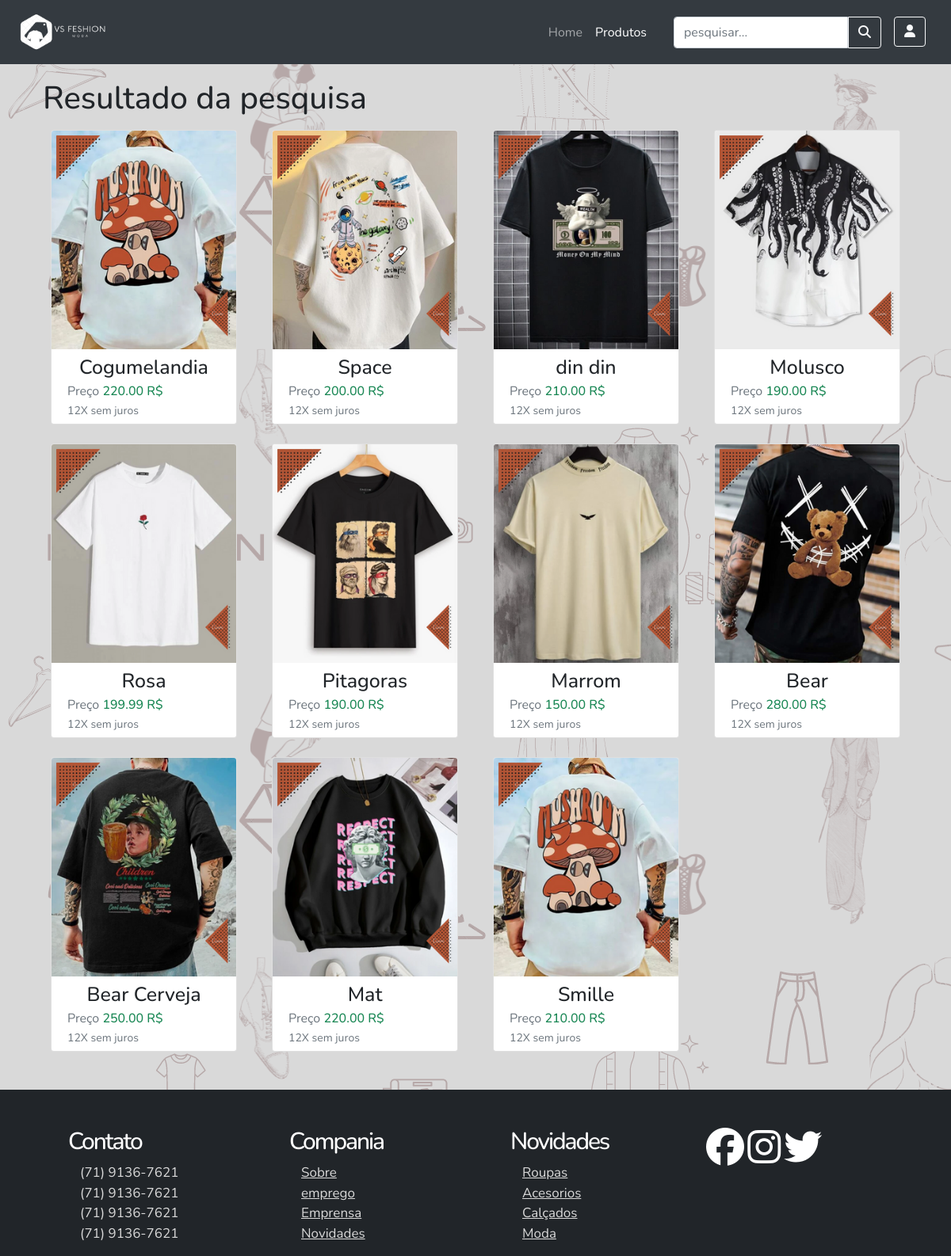
Screenshot of /pesquisa_especifico.php?estilo=camisa with the database file from the repository.
### tables this page shows
CREATE TABLE `produto` (
  `id` int(11) NOT NULL,
  `titulo` varchar(100) NOT NULL,
  `descricao` text NOT NULL,
  `genero` varchar(30) NOT NULL,
  `tamanho` varchar(20) NOT NULL,
  `preco` decimal(10,2) NOT NULL,
  `quantidade` int(7) NOT NULL,
  `estilo_roupa` varchar(40) NOT NULL,
  `name_imagem` varchar(200) DEFAULT NULL,
  `type_imagem` varchar(30) DEFAULT NULL,
  `tmp_imagem` blob DEFAULT NULL,
  `usuario_id` int(11) DEFAULT NULL,
  `administrador_id` int(11) DEFAULT NULL
);

### pesquisa_especifico.php (the view, shortened to what this page needs)
<?php
    include_once "php/conexao.php";
    $pesquisa = $_POST['pesquisa'];
    if(isset($_GET['estilo'])){
        $estilo = $_GET['estilo'];
    }else{
        header("location:produtos.php");
    }
?>
<!DOCTYPE html>
<html lang="en">
<head>
    <link rel="stylesheet" href="css/bootstrap.min.css">
    <link href="https://cdn.jsdelivr.net/npm/bootstrap@5.0.2/dist/css/bootstrap.min.css" rel="stylesheet">
    <link rel="stylesheet" href="css/estilo-produtos.css">
</head>
    <body>
        <header>
            <nav class="navbar navbar-expand-md navbar-dark bg-personalit fixed-top">
                <div class="container-fluid">
                    <a href="index.php" class="navbar-brand"><img src="imagens/Vitinho.png" alt="" width="110"></a>
                    <div class="collapse navbar-collapse" id="nav-principal">
                        <div class="ms-auto"  >
                            <ul class="navbar-nav me-2 bordabotom">
                                <li class="nav-item">
                                    <a class="nav-link" href="index.php" aria-current="page">Home</a>
                                </li>
                                <li class="nav-item">
                                    <a class="nav-link active me-3" href="produtos.php">Produtos</a>
                                </li>
                                <form action="pesquisa_especifico.php?estilo=<?php echo $estilo;?>" method="post" class="d-flex icon-mgl me-3">
                                    <input type="text" class="form-control bordal" value="<?php echo $pesquisa; ?>" name="pesquisa" placeholder="pesquisar...">
                                    <button type="submit" class="btn btn-outline-light bordar"><i class="fa-solid fa-magnifying-glass"></i></button>
                                </form>
                                <li class="nav-item dropdown">
                                    <a id="nav-botão" class=" btn btn-outline-light navbotao transicao_color dropdown-toggle" href="#" href="#" role="button" data-bs-toggle="dropdown" aria-expanded="false"><i class="fa-solid fa-user"></i></a>
                                </li>
                            </ul>
                        </div>
                </div>
            </nav>
        </header>
        <?php
        $pesquisa = $_POST['pesquisa'];
        $stmt = $pdo->prepare("SELECT * FROM produto WHERE titulo LIKE :pesquisa AND estilo_roupa = :estiloRoupa");
        $stmt->bindValue(':pesquisa', '%'.$pesquisa.'%');
        $stmt->bindParam(':estiloRoupa', $estilo);
        $stmt->execute();
        $resultados = $stmt->fetchAll(PDO::FETCH_ASSOC);
        ?>
        <section id="produtos" class="mb-mx">
            <div class="container">
                <?php if(!empty($resultados)){ ?>
                    <h1 class="text-dark mb-3">Resultado da pesquisa</h1>
                <div class="row row-cols-1 row-cols-sm-4 g-4">
                    <?php
                        foreach ($resultados as $row) {
                            $id = $row['id'];
                            $titulo = $row['titulo'];
                            $valor = $row['preco'];
                            $imagem = $row['name_imagem'];
                            $estilo = $row['estilo_roupa'];
                            $pasta = ucfirst($estilo);
                            echo '<div class="col">';
                                echo '<div class="card">';
                                    echo '<a href="tela_produto.php?id_produto='. $id .'" class="text-decoration-none">';
                                        ?><img class="card-img-top" src="imagens/<?php echo $pasta; ?>/<?php echo $imagem; ?>" alt="Card image cap"><?php
                                        echo '<div class="card-body">';
                                            echo '<h4 class="card-title text-center text-dark estilo-card-h4">' . $titulo . '</h4>';
                                            echo '<p class="card-text text-muted estilo-card-p">Preço <span class="text-success h6 estilo-card-p">' . $valor . ' R$</span> <br> <small class="">12X sem juros</small></p>';
                                        echo '</div>';
                                    echo '</a>';
                                echo '</div>';
                            echo '</div>';
                        }?>
                </div>
                <?php } ?>
            </div>
        </section>
        <footer class=" bg-dark pt-5 mt-5">
            <div class="container">
                <div class="row">
                    <div id="contato" class="col-xl-3 col-lg-3 col-md-3 col-sm-6 col-xs-4 posicao">
                        <ul>
                            <h4 class="tamanho-h4-lg tamanho-h4-xl ">Contato</h4>
                            <li><p class="tamanho-font-lg tamanho-font-xl">(71) 9136-7621</p></li>
                            <li><p class="tamanho-font-lg tamanho-font-xl">(71) 9136-7621</p></li>
                            <li><p class="tamanho-font-lg tamanho-font-xl">(71) 9136-7621</p></li>
                            <li><p class="tamanho-font-lg tamanho-font-xl">(71) 9136-7621</p></li>
                        </ul>
                    </div>
                    <div class="col-xl-3 col-lg-3 d-none col-md-3 d-md-block">
                        <ul class="">
                            <h4 class="tamanho-h4-lg tamanho-h4-xl">Compania</h4>
                            <li><a class="tamanho-font-lg tamanho-font-xl" href="">Sobre</a></li>
                            <li><a class="tamanho-font-lg tamanho-font-xl" href="">emprego</a></li>
                            <li><a class="tamanho-font-lg tamanho-font-xl" href="">Emprensa</a></li>
                            <li><a class="tamanho-font-lg tamanho-font-xl" href="">Novidades</a></li>
                        </ul>
                    </div>
                    <div class="col-xl-3 col-lg-3 d-none col-md-3 d-md-block">
                        <ul>
                            <h4 class="tamanho-h4-lg tamanho-h4-xl">Novidades</h4>
                            <li><a class="tamanho-font-lg tamanho-font-xl" href="">Roupas</a></li>
                            <li><a class="tamanho-font-lg tamanho-font-xl" href="">Acesorios</a></li>
                            <li><a class="tamanho-font-lg tamanho-font-xl" href="">Calçados</a></li>
                            <li><a class="tamanho-font-lg tamanho-font-xl" href="">Moda</a></li>
                        </ul>
                    </div>
                    <div class="col-xl-3 col-lg-3 col-md-3 col-sm-6 col-xs-8">
                        <div class="float-sm-right posicao mt-xs">
                            <a href=""><i class="fa-brands fa-facebook icon-xl icon-lg text-white"></i></a>
                            <a href=""><i class="fa-brands fa-instagram icon-xl icon-lg ml-4 text-white"></i></a>
                            <a href=""><i class="fa-brands fa-twitter icon-xl icon-lg ml-4 text-white"></i></a>
                        </div>
                    </div>
                </div>
            </div>
        </footer>
    </body>
</html>

### css/estilo-produtos.css (style rules this page uses)
* { margin: 0; padding: 0; font-family: 'Nunito', sans-serif; }
html,body { height: 100%; overflow-x: hidden; }
body { background: #D9D9D9 url(../imagens/Imagem\ de\ fundo.png); background-attachment:fixed ; }
@media (min-width: 575px) { .icon-lg { font-size: 3em; } }
@media (min-width: 575px) { .estilo-card-h4 { font-size: 10px; } }
@media (min-width: 575px) { .estilo-card-p { font-size: 6px; } }
@media (min-width: 768px) { .tamanho-font-lg { font-size: 14px; } }
@media (min-width: 768px) { .tamanho-h4-lg { font-size: 20px; } }
@media (min-width: 768px) { .icon-lg { font-size: 2em; } }
@media (min-width: 768px) { .estilo-card-h4 { font-size: 16px; } }
@media (min-width: 768px) { .estilo-card-p { font-size: 11px; } }
@media (min-width: 768px) { .icon-mgl { margin-left: 10px; } }
@media (min-width: 992px) { .tamanho-font-xl { font-size: 16px; } }
@media (min-width: 992px) { .tamanho-h4-xl { font-size: 25px; } }
@media (min-width: 992px) { .icon-xl { font-size: 2.5em; } }
@media (min-width: 992px) { .estilo-card-h4 { font-size: 22px; } }
@media (min-width: 992px) { .estilo-card-p { font-size: 16px; } }
@media (min-width: 1200px) { .tamanho-font-xl { font-size: 17px; } }
@media (min-width: 1200px) { .tamanho-h4-xl { font-size: 30px; } }
@media (min-width: 1200px) { .icon-xl { font-size: 3em; } }
@media (min-width: 1200px) { .estilo-card-h4 { font-size: 25px; } }
@media (min-width: 1200px) { .estilo-card-p { font-size: 16px; } }
footer li { list-style: none; }
footer p { color: #D9D9D9; margin: 0; margin-left: 15px; }
footer h4 { color: white; letter-spacing: -0.07em; margin-bottom: 8px; }
footer li a { color: #D9D9D9; padding: 4px 0; margin-left: 15px; }
.bordar { border-top-left-radius: 0 ; border-bottom-left-radius: 0; }
.bordal { border-top-right-radius: 0; border-bottom-right-radius: 0; }
.dropdown-toggle::after { content: none; }
.bg-personalit { background: #343a40; }
.mb-mx { margin-top: 100px; }
.card { position: relative; display: -ms-flexbox; display: flex; margin: 0 10px; -ms-flex-direction: column; flex-direction: column; min-width: 0; word-wrap: break-word; background-color: #fff; background-clip: border-box; border: 1px solid rgba(0,0,0,.125); border-radius: 0.25rem; }
.card-body { -ms-flex: 1 1 auto; flex: 1 1 auto; padding: 5px 20px; }
.card-title { margin: 3px 0; }
.transicao_color { transition: background-color .4s; }

### rows the page displays
produto: name_imagem (picture), titulo "Cogumelandia", preco "220.00"
produto: name_imagem (picture), titulo "Space", preco "200.00"
produto: name_imagem (picture), titulo "din din", preco "210.00"
produto: name_imagem (picture), titulo "Molusco", preco "190.00"
produto: name_imagem (picture), titulo "Rosa", preco "199.99"
produto: name_imagem (picture), titulo "Pitagoras", preco "190.00"
produto: name_imagem (picture), titulo "Marrom", preco "150.00"
produto: name_imagem (picture), titulo "Bear", preco "280.00"
produto: name_imagem (picture), titulo "Bear Cerveja", preco "250.00"
produto: name_imagem (picture), titulo "Mat", preco "220.00"
produto: name_imagem (picture), titulo "Smille", preco "210.00"
